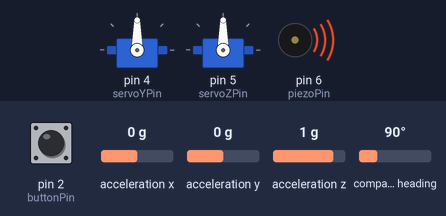
A program run on a simulated Arduino Uno, built with avr-gcc and run on an emulated ATmega328P. Shown: 2 × servo, buzzer (waves = sounding). Inputs (shaded band) come from the test bench; at power-on: acceleration x 0 g, acceleration z 1 g, acceleration y 0 g, pin 2 (buttonPin) HIGH, compass heading 90°. What the program prints to the serial monitor is not drawn.

Above: at 2.29 s.
2.3 s: acceleration x set to -1.4 g
At 2.9 s:
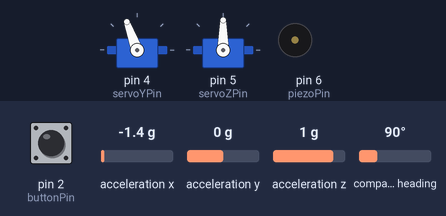
5.3 s: acceleration z set to 0.1 g
8.3 s: acceleration z set to -0.2 g
At 9.2 s:
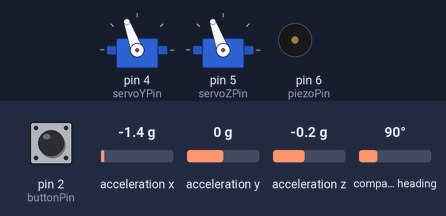
11.3 s: acceleration y set to -0.2 g
At 12.5 s:
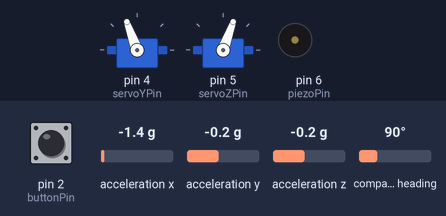
14.3 s: pin 2 (buttonPin) pulled LOW for 0.15 s
16.7 s: pin 2 (buttonPin) pulled LOW for 1 s
At 17.86 s:
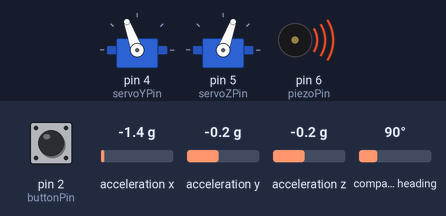
Timing chart, 0 to 20.7 s (numbered marks = the images above; inputs shaded):
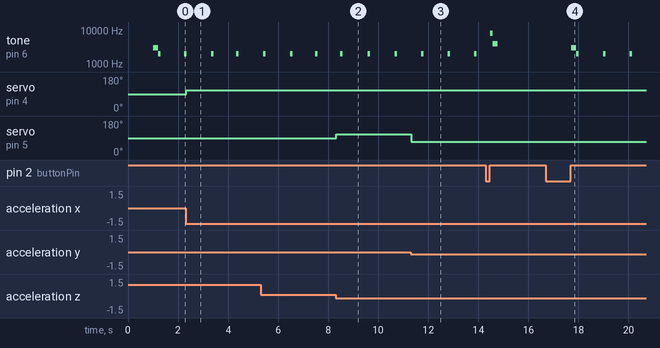

Measured:
- the behaviour switches between 0 and -0.1 g on acceleration z (found by bisection; images 1 and 2)
- the behaviour switches between 0 and -0.1 g on acceleration y (found by bisection; images 2 and 3)
- after the input at 2.3 s, servo on pin 4 (servoYPin): 90° → 110° at once
- after the input at 8.3 s, servo on pin 5 (servoZPin): 90° → 110° at once
- after the input at 11.3 s, servo on pin 5 (servoZPin): 110° → 70° at once
- after the input at 16.7 s, tone on pin 6 (piezoPin): silent → 3000 Hz after 1.0 s, then repeats every 1.1 s: 2000 Hz 0.10 s, silent 0.97 s
- by itself, tone on pin 6 (piezoPin): alternates 2000 Hz for 0.10 s and silent for 0.95 s

The program:

main.cpp
```cpp
#include <Arduino.h>
#include <Servo.h>
#include <Wire.h>
#include <Adafruit_Sensor.h>
#include <Adafruit_BNO055.h>
#include <utility/imumaths.h>
#include <PID_v1.h>

// Setup Servos
int servoYPin = 4;  // Set Servo Pin
Servo ServoY;      // Create Servo Object
int servoZPin = 5;
Servo ServoZ;
//

// Setup Piezo Buzzer
int piezoPin = 6;
long prevMillis = 0;
//

// Setup Button
int buttonPin = 2;
int buttonState;
int prevButtonState;
bool systemState = false;
//

// Setup IMU
Adafruit_BNO055 bno = Adafruit_BNO055(55); // Create IMU Object
//

// Setup PID Controllers
double Setpoint;
double InputY, InputZ;
double OutputY, OutputZ;

PID PIDy(&InputY, &OutputY, &Setpoint, 1, 0, 0, DIRECT); // PID Y //TODO: Add variables to PID values.
PID PIDz(&InputZ, &OutputZ, &Setpoint, 1, 0, 0, DIRECT); // PID Z
//

void setup() {

  // Initialize Servos
  ServoY.attach(servoYPin);
  ServoZ.attach(servoZPin);
  //

  // Initialize Serial Readout
  Serial.begin(9600);
  //

  // Initialize Button
  pinMode(buttonPin, INPUT);
  //

  // Initialize IMU
  Serial.println("Orientation Sensor Test");
  Serial.println("");
  if(!bno.begin()){
    Serial.print("Oops, no BNO055 detected ... Check your wiring or I2C ADDR!");
    while(1);
  }
  delay(1000); //TODO: Why this delay?
  bno.setExtCrystalUse(true);
  //

  // Initialize PID
  InputY = 0;
  InputZ = 0;
  Setpoint = 0;

  PIDy.SetMode(AUTOMATIC); // Turn PID on
  PIDz.SetMode(AUTOMATIC);
  PIDy.SetOutputLimits(-255,255);
  PIDz.SetOutputLimits(-255,255); // Allow Negative Outputs
  PIDy.SetSampleTime(25);
  PIDz.SetSampleTime(25); // Increase update frequency (default 200)
  //
}

void loop() {

int servoHome = 90; // Set Home Position of servo (degrees)

buttonState = digitalRead(buttonPin);
if((buttonState != prevButtonState) && (buttonState == HIGH)) {
  systemState = !systemState;
  if (systemState == true){
    tone(piezoPin, 3000, 100);
    delay(100);
    tone(piezoPin, 3000, 100);
    delay(100);
    tone(piezoPin, 6000, 800);
  }  // TODO: this is messed up below but it works
  if (systemState == false){
    tone(piezoPin, 8000, 800);
    delay(100);
    tone(piezoPin, 4000, 100);
    delay(100);
    tone(piezoPin, 4000, 100);
  }
}
prevButtonState = buttonState;
Serial.print(systemState);
Serial.print("\t\t");


if(systemState == true){
// Get new sensor event
sensors_event_t event;
bno.getEvent(&event);
//

// Update inputs & compute PID
InputY = event.orientation.y;
InputZ = event.orientation.z;

PIDy.Compute();
PIDz.Compute();
//

// Move Servos based on output
if(OutputY > 10){
  ServoY.write(servoHome+20);
} else if(OutputY < -10){
  ServoY.write(servoHome-20);
} else {
  ServoY.write(servoHome+(OutputY*2));
}

if(OutputZ > 10){
  ServoZ.write(servoHome+20);
} else if(OutputZ < -10){
  ServoZ.write(servoHome-20);
} else {
  ServoZ.write(servoHome+(OutputZ*2));
}
//

// Piezo Buzzer
int interval = 1000;
if((millis()-prevMillis) > interval){
  prevMillis = millis();
  tone(piezoPin, 2000, 100);
}
//

// Display FP data
Serial.print("X: ");
Serial.print(event.orientation.x,4);
Serial.print("\tY: ");
Serial.print(event.orientation.y,4);
Serial.print("\tZ: ");
Serial.print(event.orientation.z,4);
Serial.print("\t\tOutput Y: ");
Serial.print(OutputY,4);
Serial.print("\t\tOutput Z: ");
Serial.print(event.orientation.z,4);
Serial.println("");

} else {
  delay(25);
}
//  delay(25);


}
```
